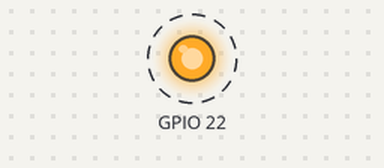
The program below on a simulated Raspberry Pi (BCM pin numbers). On the bench: output pins drawn as LEDs (lit = HIGH). Dashed ring = blinking. What the program prints to the terminal is not drawn.

Above: at 0.5 s.
Timing chart, 0 to 4.6 s (numbered marks = the images above):
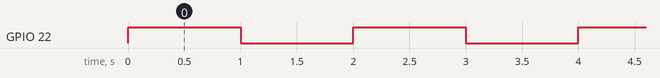

The program:

led-0.py
```python
# Referência:
# https://pypi.org/project/gpiod/
import gpiod
import time

from gpiod.line import Direction, Value

LED = 22

with gpiod.request_lines(
  "/dev/gpiochip2",
  consumer="blink",
  config={
    LED: gpiod.LineSettings(
      direction=Direction.OUTPUT, output_value=Value.ACTIVE
    )
  },
) as request:
  print("Blink")
  while True:
    request.set_value(LED, Value.ACTIVE)
    time.sleep(1)
    request.set_value(LED, Value.INACTIVE)
    time.sleep(1)
```

Measured:
- by itself, GPIO 22: alternates HIGH for 1.0 s and LOW for 1.0 s
